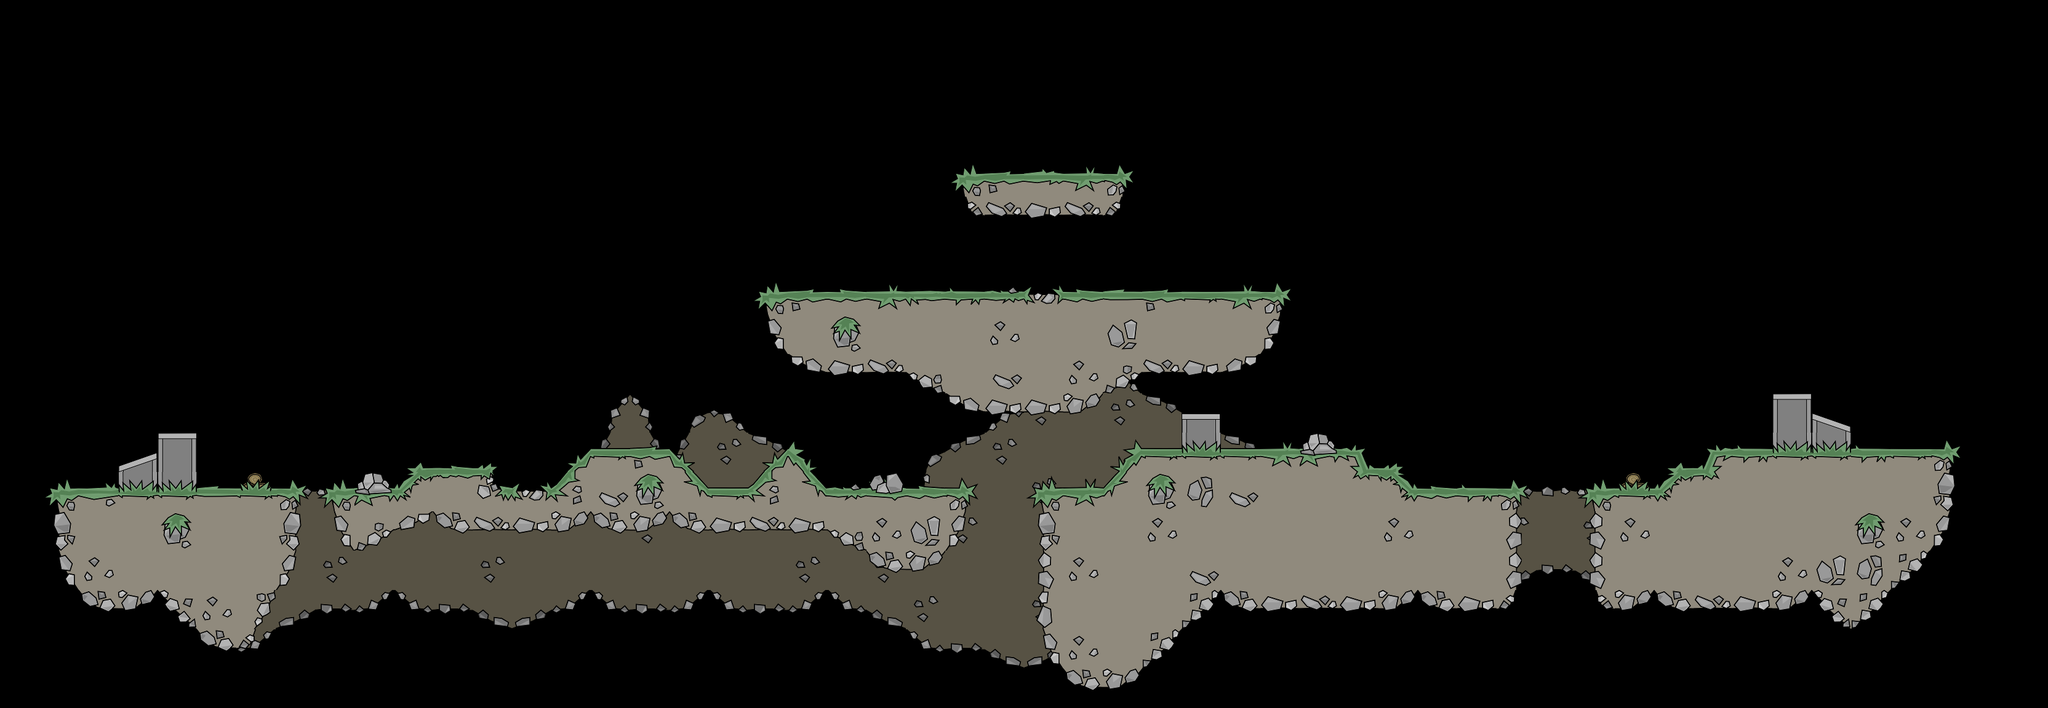

Rendered tile map (Tiled .tmx) drawn with the repository's tilesets; below, a short description and the map source with its tile grids summarised:
An orthogonal 52x18 tile map with 64x64 px tiles, 2 tile layers (tilebg, tile) and 33 objects (2x wp_p_34, 2x sp_p_05, 2x wp_p_31, wp_p_00, wp_p_02, ...).

<map version="1.0" orientation="orthogonal" width="52" height="18" tilewidth="64" tileheight="64">
 <tileset firstgid="1" source="t64_new.tsx" />
 <layer name="tilebg" width="52" height="18">
  <data>[936 cells, 109 non-empty, 19 distinct tile ids]</data>
 </layer>
 <layer name="tile" width="52" height="18">
  <data>[936 cells, 244 non-empty, 66 distinct tile ids]</data>
 </layer>
 <objectgroup name="objects" width="52" height="18">
  <object name="wp_p_00" x="1472" y="434">
   <properties>
    <property name="weapon" value="riot" />
   </properties>
  </object>
  <object name="wp_p_02" x="1342" y="432">
   <properties>
    <property name="weapon" value="smaw" />
   </properties>
  </object>
  <object name="wp_p_01" x="2012" y="435">
   <properties>
    <property name="weapon" value="machete" />
   </properties>
  </object>
  <object name="wp_p_03" x="2060" y="435">
   <properties>
    <property name="weapon" value="mp5" />
   </properties>
  </object>
  <object name="wp_p_34" x="1843" y="435">
   <properties>
    <property name="weapon" value="tavor" />
   </properties>
  </object>
  <object name="wp_p_05" x="1382" y="434">
   <properties>
    <property name="weapon" value="ak47" />
   </properties>
  </object>
  <object name="wp_p_06" x="1967" y="435">
   <properties>
    <property name="weapon" value="m93ba" />
   </properties>
  </object>
  <object name="wp_p_07" x="1263" y="433">
   <properties>
    <property name="weapon" value="uzi" />
   </properties>
  </object>
  <object name="wp_p_08" x="1302" y="432">
   <properties>
    <property name="weapon" value="shotgun" />
   </properties>
  </object>
  <object name="sp_p_00" x="291" y="628" />
  <object name="sp_p_02" x="2787" y="33" />
  <object name="sp_p_04" x="2911" y="571" />
  <object name="sp_p_05" x="2401" y="726" />
  <object name="sp_p_05" x="2093" y="655" />
  <object name="wp_p_12" x="1885" y="437">
   <properties>
    <property name="weapon" value="m14" />
   </properties>
  </object>
  <object name="wp_p_20" x="1928" y="435">
   <properties>
    <property name="weapon" value="m16" />
   </properties>
  </object>
  <object name="wp_p_21" x="1427" y="434">
   <properties>
    <property name="weapon" value="phasr" />
   </properties>
  </object>
  <object name="spritefg" x="732" y="700">
   <properties>
    <property name="sprite" value="bushPalm" />
   </properties>
  </object>
  <object name="spritebg" x="1176" y="700" width="18" height="16">
   <properties>
    <property name="sprite" value="palmTree" />
   </properties>
  </object>
  <object name="wp_p_30" x="1514" y="436">
   <properties>
    <property name="weapon" value="gasnade" />
   </properties>
  </object>
  <object name="wp_p_31" x="1764" y="434">
   <properties>
    <property name="weapon" value="proxynade" />
   </properties>
  </object>
  <object name="wp_p_32" x="1624" y="245">
   <properties>
    <property name="weapon" value="boosttank" />
   </properties>
  </object>
  <object name="wp_p_33" x="1670" y="243">
   <properties>
    <property name="weapon" value="emp" />
   </properties>
  </object>
  <object name="wp_p_34" x="1757" y="244">
   <properties>
    <property name="weapon" value="healthpack" />
   </properties>
  </object>
  <object name="wp_p_42" x="1578" y="246">
   <properties>
    <property name="weapon" value="proxynade" />
   </properties>
  </object>
  <object name="wp_p_31" x="1806" y="244">
   <properties>
    <property name="weapon" value="proxynade" />
   </properties>
  </object>
  <object name="wp_p_43" x="1559" y="434">
   <properties>
    <property name="weapon" value="emp" />
   </properties>
  </object>
  <object name="wp_p_04" x="1805" y="435">
   <properties>
    <property name="weapon" value="flame" />
   </properties>
  </object>
  <object name="wp_p_41" x="1711" y="244">
   <properties>
    <property name="weapon" value="empnade" />
   </properties>
  </object>
  <object name="wp_p_44" x="1642" y="433">
   <properties>
    <property name="weapon" value="xm8" />
   </properties>
  </object>
  <object name="wp_p_45" x="1600" y="434">
   <properties>
    <property name="weapon" value="rg6" />
   </properties>
  </object>
  <object name="wp_p_46" x="1724" y="434">
   <properties>
    <property name="weapon" value="minigun" />
   </properties>
  </object>
  <object name="wp_p_47" x="1684" y="433">
   <properties>
    <property name="weapon" value="tec9" />
   </properties>
  </object>
 </objectgroup>
</map>
